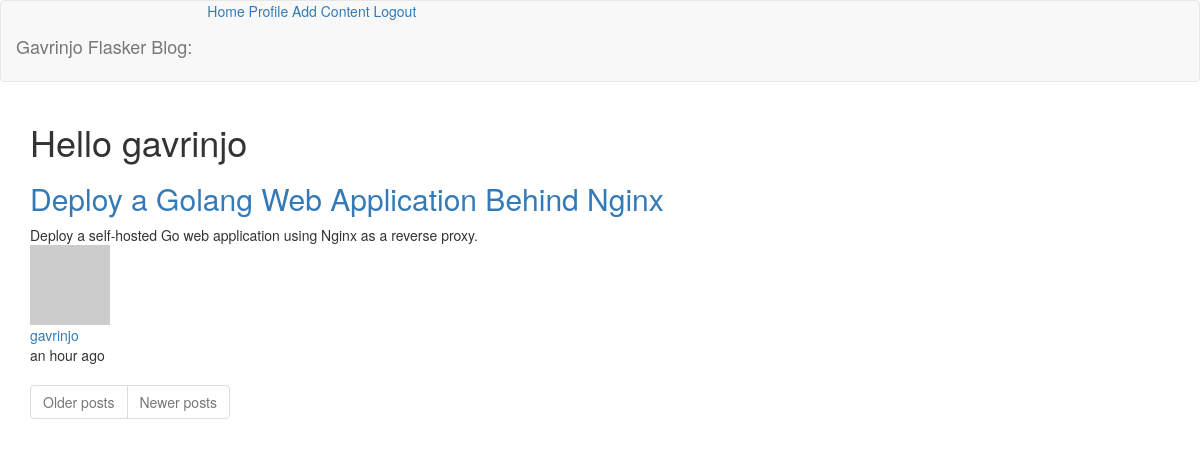
The app's page /index (signed in) with its own data.
### app/models.py (models this page shows, shortened)
class User(UserMixin, db.Model):
    id = db.Column(db.Integer, primary_key=True)
    username = db.Column(db.String(64), index=True, unique=True)
    email = db.Column(db.String(120), index=True, unique=True)
    password_hash = db.Column(db.String(128))
    about_me = db.Column(db.String(140))
    last_seen = db.Column(db.DateTime, default=datetime.utcnow)
    post = db.relationship("Post", backref="author", lazy="dynamic")
    def avatar(self, size):
        digest = md5(self.email.lower().encode("utf-8")).hexdigest()
        return f"https://www.gravatar.com/avatar/{digest}?d=identicon&r=x&s={size}"

class Post(db.Model):
    id = db.Column(db.Integer, primary_key=True)
    body = db.Column(db.String(140))
    timestamp = db.Column(db.DateTime, index=True, default=datetime.utcnow)
    user_id = db.Column(db.Integer, db.ForeignKey("user.id"))

### app/main/routes.py (the view)
@bp.route("/")
@bp.route("/index")
def index():
    page = request.args.get("page", 1, type=int)
    posts = Post.query.order_by(Post.timestamp.desc()).paginate(
        page, current_app.config["POSTS_PER_PAGE"], False)
    next_url = url_for("main.index", page=posts.next_num) \
        if posts.has_next else None
    prev_url = url_for("main.index", page=posts.prev_num) \
        if posts.has_prev else None
    return render_template("index.html", title="Home", posts=posts.items, next_url=next_url, prev_url=prev_url)

### app/main/routes.py (called while the page is built)
@bp.before_request
def before_request():
    if current_user.is_authenticated:
        current_user.last_seen = datetime.utcnow()
        db.session.commit()

### app/models.py (called while the page is built)
@login.user_loader
def load_user(id):
    return User.query.get(int(id))

### app/templates/index.html
{% extends 'base.html' %}
{% import 'bootstrap/wtf.html' as wtf %}
{% block app_content %}
    <h1>Hello {{ current_user.username }}</h1>
    {% for post in posts %}
        {% include "post_preview.html" %}
    {% endfor %}
    <nav aria-label="Page navigation example">
        <ul class="pagination text-center">
            <li class="page-item{% if not next_url %} disabled {% endif %}">
                <a class="page-link" href="{{ next_url or '#' }}" tabindex="-1">Older posts</a>
            </li>
            <li class="page-item{% if not prev_url %} disabled {% endif %}">
                <a class="page-link" href="{{ prev_url or '#' }}" tabindex="-1">Newer posts</a>
            </li>
        </ul>
    </nav>
{% endblock app_content %}

### app/templates/post_preview.html
<div class="post-card">
    <div class="post-card-detail">
        <a href="#">
            <h2 class="post-card-title">
                Deploy a Golang Web Application Behind Nginx
            </h2>
        </a>
        <section class="post-card-excerpt">
            Deploy a self-hosted Go web application using Nginx as a reverse proxy.
        </section>
        <footer class="post-card-footer">
            <div class="meta-items">
            <img alt="{{ post.author.username }}" class="author-avatar" src="{{ post.author.avatar(64) }}"/>
                <div>
                    <a class="author-name" href="{{ url_for('main.user', username=post.author.username) }}">
                        {{ post.author.username }}
                    </a>
                    <div class="post-card-meta-info">
                        <span class="meta-item date">{{ moment(post.timestamp).fromNow() }}</span>
                    </div>
                </div>
            </div>
        </footer>
    </div>
</div>

### records on screen
User: username "gavrinjo"
Post: author.username "gavrinjo", timestamp "an hour ago"
